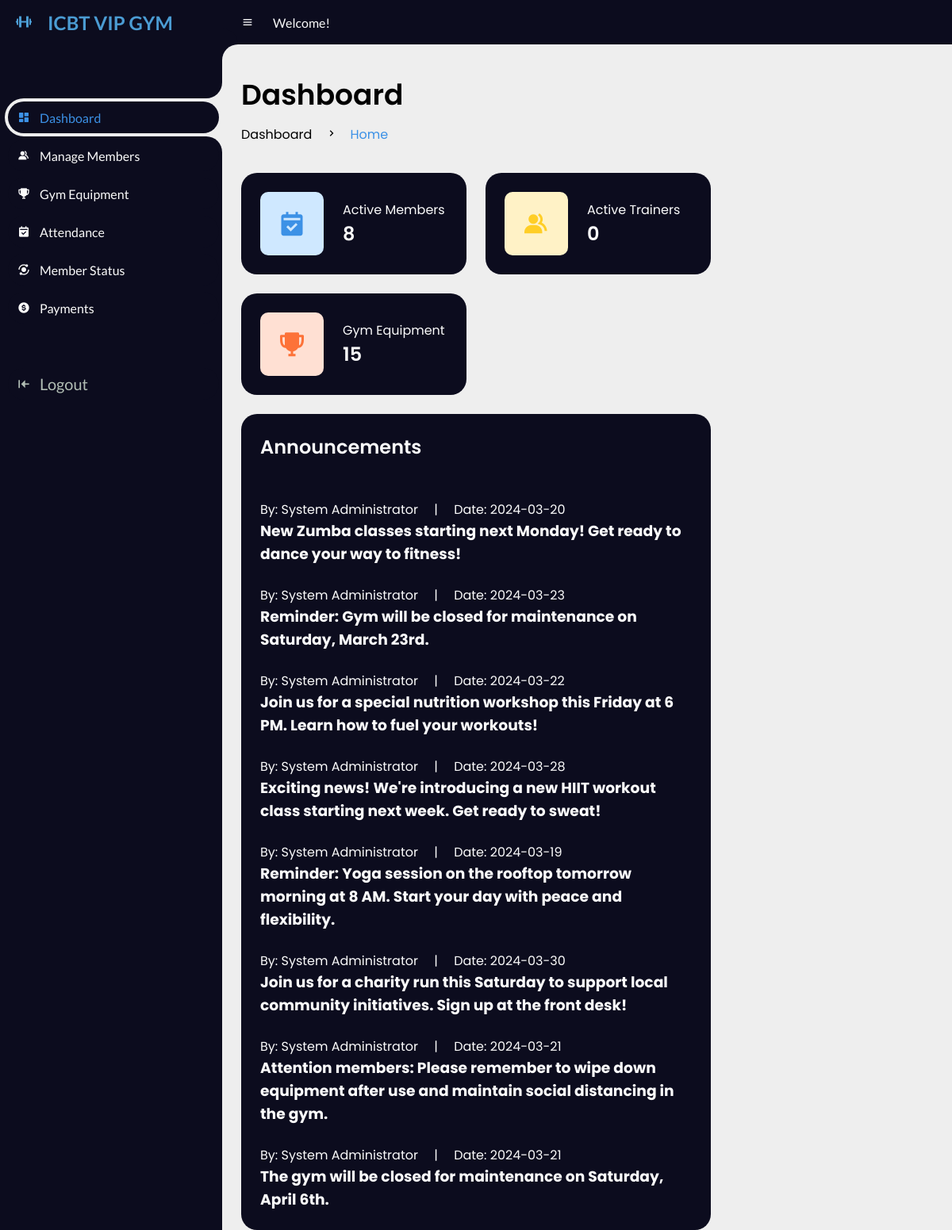
/2Staff/index.php (signed in), run on the app's committed database.
### tables this page shows
CREATE TABLE `announcements` (
  `announcementid` int(100) NOT NULL,
  `message` varchar(500) NOT NULL,
  `date` date NOT NULL
);

### 2Staff/index.php (the view, shortened to what this page needs)
<!DOCTYPE html>
<html lang="en">
<head>
    <link href='https://unpkg.com/boxicons@2.0.9/css/boxicons.min.css' rel='stylesheet'>
    <link rel="stylesheet" href="css/stylee.css">
</head>
<body>
    <section id="sidebar">
        <a href="#" class="brand">
        <i class='bx bx-dumbbell bx-tada' ></i>
            <span class="text">ICBT VIP GYM</span>
        </a>
        <ul class="side-menu top">
            <li class="active">
                <a href="index.php">
                    <i class='bx bxs-dashboard'></i>
                    <span class="text">Dashboard</span>
                </a>
            </li>
            <li>
                <a href="managemb.php">
                    <i class='bx bxs-group'></i>
                    <span class="text">Manage Members</span>
                </a>
            </li>
            <li>
                <a href="managegym.php">
                    <i class='bx bxs-trophy'></i>
                    <span class="text">Gym Equipment</span>
                </a>
            </li>
            <li>
                <a href="attendance.php">
                    <i class='bx bxs-calendar-check'></i>
                    <span class="text">Attendance</span>
                </a>
            </li>
            <li>
                <a href="statusmb.php">
                    <i class='bx bxs-analyse'></i>
                    <span class="text">Member Status</span>
                </a>
            </li>
            <li>
                <a href="paymentmb.php">
                    <i class='bx bxs-dollar-circle'></i>
                    <span class="text">Payments</span>
                </a>
            </li>
        </ul>
        <ul class="side-menu">
            <li>
                <a href="logOut.php" class="logout">
                    <i class='bx bxs-arrow-to-left'></i>
                    <span class="text">Logout</span>
                </a>
            </li>
        </ul>
    </section>
    <section id="content">
        <nav>
            <i class='bx bx-menu'></i>
            <a class="nav-link">Welcome!</a>
        </nav>
        <section id="content">
            <main>
                <div class="head-title">
                    <div class="left">
                        <h1>Dashboard</h1>
                        <ul class="breadcrumb">
                            <li>
                                <a href="#">Dashboard</a>
                            </li>
                            <li><i class='bx bx-chevron-right'></i></li>
                            <li>
                                <a class="active" href="index.php">Home</a>
                            </li>
                        </ul>
                    </div>
                </div>
                <ul class="box-info">
                    <li>
                        <i class='bx bxs-calendar-check'></i>
                        <span class="text">
                            <p>Active Members</p>
                            <h3><?php include 'C:\xampp\htdocs\ICBT_Gym_Management_System\1Admin/ActiveMemCount.php' ?>
                            </h3>
                        </span>
                    </li>
                    <li>
                        <i class='bx bxs-group'></i>
                        <span class="text">
                            <p>Active Trainers</p>
                            <h3><?php include 'C:\xampp\htdocs\ICBT_Gym_Management_System\1Admin/countTrainers.php' ?>
                            </h3>
                        </span>
                    </li>
                    <li>
                        <i class='bx bxs-trophy'></i>
                        <span class="text">
                            <p>Gym Equipment</p>
                            <h3><?php include 'C:\xampp\htdocs\ICBT_Gym_Management_System\1Admin/countEquipment.php' ?>
                            </h3>
                        </span>
                    </li>
                </ul>
                <div class="table-data">
                    <div class="order">
                        <div class="head">
                            <h3>Announcements</h3>
                        </div>
                        <table>
                            <li>
                                <?php
                                include "dbcon.php";
                                $qry = "SELECT * FROM announcements";
                                $result = mysqli_query($conn, $qry);
                                while ($row = mysqli_fetch_array($result)) {
                                    echo "<div class='article-post'>";
                                    echo "<br>";
                                    echo "<span class='user-info'> By: System Administrator &emsp;|&emsp; Date: " . $row['date'] . " </span>";
                                    echo "<h3>" . $row['message'] . " </h3>";
                                }
                                echo "</div>";
                                echo "</li>";
                                ?>
                        </table>
                    </div>
                </div>
            </main>
        </section>
</body>
</html>

### data on the page
announcements: date "2024-03-20", message "New Zumba classes starting next Monday! Get ready to dance your way to fitness!"
announcements: date "2024-03-23", message "Reminder: Gym will be closed for maintenance on Saturday, March 23rd."
announcements: date "2024-03-22", message "Join us for a special nutrition workshop this Friday at 6 PM. Learn how to fuel your workouts!"
announcements: date "2024-03-28", message "Exciting news! We're introducing a new HIIT workout class starting next week. Get ready to sweat!"
announcements: date "2024-03-19", message "Reminder: Yoga session on the rooftop tomorrow morning at 8 AM. Start your day with peace and flexibility."
announcements: date "2024-03-30", message "Join us for a charity run this Saturday to support local community initiatives. Sign up at the front desk!"
announcements: date "2024-03-21", message "Attention members: Please remember to wipe down equipment after use and maintain social distancing in the gym."
announcements: date "2024-03-21", message "The gym will be closed for maintenance on Saturday, April 6th."

### other printed values
$query->num_rows "8"
$query->num_rows "0"
$query->num_rows "15"
